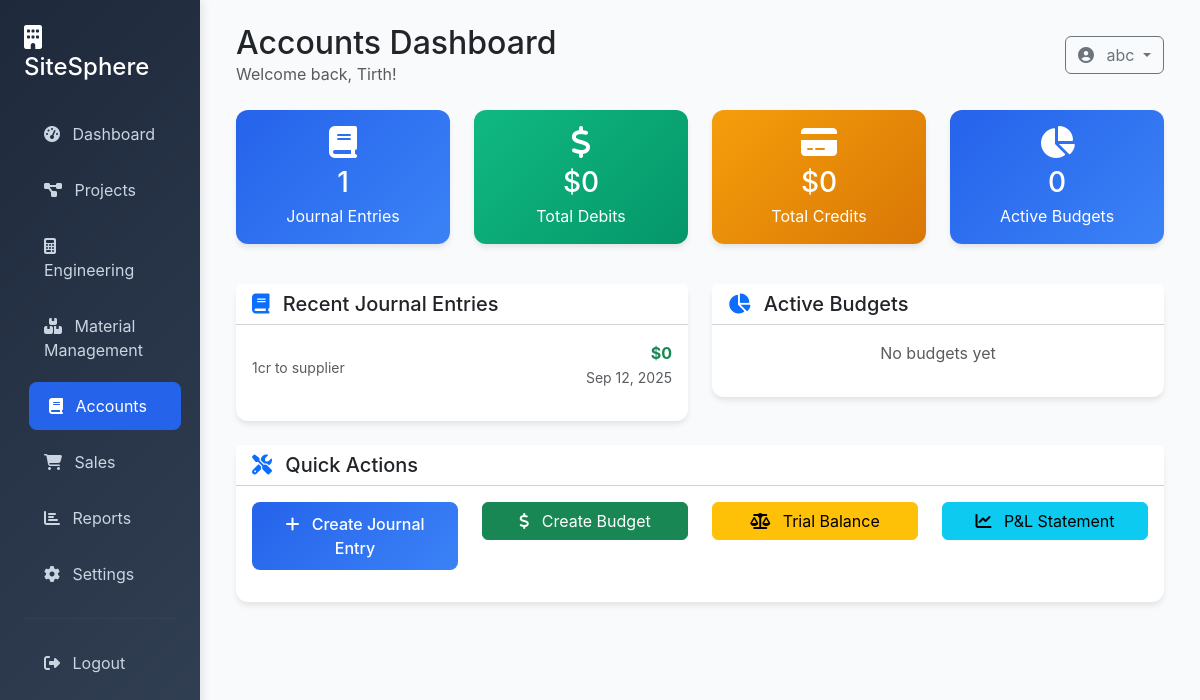
/accounts/ (signed in), run on the app's committed database.
### accounts/models.py (models this page shows, shortened)
class JournalEntry(models.Model):
    entry_number = models.CharField(max_length=100, unique=True)
    entry_date = models.DateField()
    reference = models.CharField(max_length=255, blank=True)
    description = models.TextField()
    total_debit = models.DecimalField(max_digits=15, decimal_places=2, default=0)
    total_credit = models.DecimalField(max_digits=15, decimal_places=2, default=0)
    project = models.ForeignKey(Project, on_delete=models.CASCADE, null=True, blank=True)
    created_by = models.ForeignKey(User, on_delete=models.CASCADE)
    created_at = models.DateTimeField(auto_now_add=True)
    is_posted = models.BooleanField(default=False)

### accounts/views.py (the view)
# urls.py: path('', views.dashboard, name='dashboard'),
@login_required
def dashboard(request):
    projects = Project.objects.filter(created_by=request.user)
    recent_entries = JournalEntry.objects.filter(created_by=request.user).order_by('-created_at')[:5]
    budgets = Budget.objects.filter(approved_by=request.user)
    total_debit = JournalEntry.objects.filter(created_by=request.user).aggregate(Sum('total_debit'))['total_debit__sum'] or 0
    total_credit = JournalEntry.objects.filter(created_by=request.user).aggregate(Sum('total_credit'))['total_credit__sum'] or 0
    context = {
        'projects': projects,
        'recent_entries': recent_entries,
        'budgets': budgets,
        'total_debit': total_debit,
        'total_credit': total_credit,
    }
    return render(request, 'accounts/dashboard.html', context)

### templates/accounts/dashboard.html (shortened to what this page needs)
{% extends 'base.html' %}
{% block page_title %}Accounts Dashboard{% endblock %}
{% block content %}
<div class="row mb-4">
    <div class="col-md-3 mb-3">
        <div class="card stat-card">
            <div class="card-body text-center">
                <i class="fas fa-book fa-2x mb-2"></i>
                <h3 class="mb-1">{{ recent_entries.count }}</h3>
                <p class="mb-0">Journal Entries</p>
            </div>
        </div>
    </div>
    <div class="col-md-3 mb-3">
        <div class="card stat-card success">
            <div class="card-body text-center">
                <i class="fas fa-dollar-sign fa-2x mb-2"></i>
                <h3 class="mb-1">${{ total_debit|floatformat:0 }}</h3>
                <p class="mb-0">Total Debits</p>
            </div>
        </div>
    </div>
    <div class="col-md-3 mb-3">
        <div class="card stat-card warning">
            <div class="card-body text-center">
                <i class="fas fa-credit-card fa-2x mb-2"></i>
                <h3 class="mb-1">${{ total_credit|floatformat:0 }}</h3>
                <p class="mb-0">Total Credits</p>
            </div>
        </div>
    </div>
    <div class="col-md-3 mb-3">
        <div class="card stat-card">
            <div class="card-body text-center">
                <i class="fas fa-chart-pie fa-2x mb-2"></i>
                <h3 class="mb-1">{{ budgets.count }}</h3>
                <p class="mb-0">Active Budgets</p>
            </div>
        </div>
    </div>
</div>
<div class="row">
    <div class="col-md-6 mb-4">
        <div class="card">
            <div class="card-header bg-white">
                <h5 class="mb-0">
                    <i class="fas fa-book me-2 text-primary"></i>
                    Recent Journal Entries
                </h5>
            </div>
            <div class="card-body">
                {% if recent_entries %}
                    {% for entry in recent_entries %}
                    <div class="d-flex justify-content-between align-items-center mb-3">
                        <div>
                            <small class="text-muted">{{ entry.description|truncatechars:50 }}</small>
                        </div>
                        <div class="text-end">
                            <div class="fw-bold text-success">${{ entry.total_debit|floatformat:0 }}</div>
                            <small class="text-muted">{{ entry.entry_date|date:"M d, Y" }}</small>
                        </div>
                    </div>
                    {% endfor %}
                {% else %}
                <p class="text-muted text-center">No journal entries yet</p>
                {% endif %}
            </div>
        </div>
    </div>
    <div class="col-md-6 mb-4">
        <div class="card">
            <div class="card-header bg-white">
                <h5 class="mb-0">
                    <i class="fas fa-chart-pie me-2 text-primary"></i>
                    Active Budgets
                </h5>
            </div>
            <div class="card-body">
                {% if budgets %}
                    {% for budget in budgets|slice:":5" %}
                    <div class="d-flex justify-content-between align-items-center mb-3">
                        <div>
                            <h6 class="mb-1">{{ budget.name }}</h6>
                            <small class="text-muted">{{ budget.project.name }} - {{ budget.financial_year }}</small>
                        </div>
                        <div class="text-end">
                            <div class="fw-bold text-success">${{ budget.total_budget|floatformat:0 }}</div>
                        </div>
                    </div>
                    {% endfor %}
                {% else %}
                <p class="text-muted text-center">No budgets yet</p>
                {% endif %}
            </div>
        </div>
    </div>
</div>
<div class="row">
    <div class="col-12">
        <div class="card">
            <div class="card-header bg-white">
                <h5 class="mb-0">
                    <i class="fas fa-tools me-2 text-primary"></i>
                    Quick Actions
                </h5>
            </div>
            <div class="card-body">
                <div class="row">
                    <div class="col-md-3 mb-3">
                        <a href="{% url 'accounts:journal_entry_create' %}" class="btn btn-primary w-100">
                            <i class="fas fa-plus me-2"></i>
                            Create Journal Entry
                        </a>
                    </div>
                    <div class="col-md-3 mb-3">
                        <a href="{% url 'accounts:budget_create' %}" class="btn btn-success w-100">
                            <i class="fas fa-dollar-sign me-2"></i>
                            Create Budget
                        </a>
                    </div>
                    <div class="col-md-3 mb-3">
                        <a href="{% url 'accounts:trial_balance' %}" class="btn btn-warning w-100">
                            <i class="fas fa-balance-scale me-2"></i>
                            Trial Balance
                        </a>
                    </div>
                    <div class="col-md-3 mb-3">
                        <a href="{% url 'accounts:profit_loss' %}" class="btn btn-info w-100">
                            <i class="fas fa-chart-line me-2"></i>
                            P&L Statement
                        </a>
                    </div>
                </div>
            </div>
        </div>
    </div>
</div>
{% endblock %}

### templates/base.html (shortened to what this page needs)
<!DOCTYPE html>
<html lang="en">
<head>
    <link href="https://cdn.jsdelivr.net/npm/bootstrap@5.3.0/dist/css/bootstrap.min.css" rel="stylesheet">
    <link href="https://cdnjs.cloudflare.com/ajax/libs/font-awesome/6.4.0/css/all.min.css" rel="stylesheet">
</head>
<body>
    {% if user.is_authenticated %}
    <div class="container-fluid">
        <div class="row">
            <div class="col-md-3 col-lg-2 px-0">
                <div class="sidebar">
                    <div class="p-4">
                        <h4 class="text-white mb-4">
                            <i class="fas fa-building me-2"></i>
                            SiteSphere
                        </h4>
                        <nav class="nav flex-column">
                            <a class="nav-link {% if request.resolver_match.url_name == 'home' %}active{% endif %}" href="{% url 'dashboard:home' %}">
                                <i class="fas fa-tachometer-alt me-2"></i>
                                Dashboard
                            </a>
                            <a class="nav-link {% if request.resolver_match.url_name == 'project_selection' %}active{% endif %}" href="{% url 'dashboard:project_selection' %}">
                                <i class="fas fa-project-diagram me-2"></i>
                                Projects
                            </a>
                            <a class="nav-link {% if 'engineering' in request.resolver_match.namespace %}active{% endif %}" href="{% url 'engineering:dashboard' %}">
                                <i class="fas fa-calculator me-2"></i>
                                Engineering
                            </a>
                            <a class="nav-link {% if 'material_management' in request.resolver_match.namespace %}active{% endif %}" href="{% url 'material_management:dashboard' %}">
                                <i class="fas fa-boxes me-2"></i>
                                Material Management
                            </a>
                            <a class="nav-link {% if 'accounts' in request.resolver_match.namespace %}active{% endif %}" href="{% url 'accounts:dashboard' %}">
                                <i class="fas fa-book me-2"></i>
                                Accounts
                            </a>
                            <a class="nav-link {% if 'sales' in request.resolver_match.namespace %}active{% endif %}" href="{% url 'sales:dashboard' %}">
                                <i class="fas fa-shopping-cart me-2"></i>
                                Sales
                            </a>
                            <a class="nav-link" href="#">
                                <i class="fas fa-chart-bar me-2"></i>
                                Reports
                            </a>
                            <a class="nav-link" href="#">
                                <i class="fas fa-cog me-2"></i>
                                Settings
                            </a>
                            <hr class="my-3" style="border-color: #475569;">
                            <a class="nav-link" href="{% url 'authentication:logout' %}">
                                <i class="fas fa-sign-out-alt me-2"></i>
                                Logout
                            </a>
                        </nav>
                    </div>
                </div>
            </div>
            <div class="col-md-9 col-lg-10">
                <div class="p-4">
                    <div class="d-flex justify-content-between align-items-center mb-4">
                        <div>
                            <h2 class="mb-0">{% block page_title %}Dashboard{% endblock %}</h2>
                            <p class="text-muted mb-0">Welcome back, {{ user.first_name|default:user.username }}!</p>
                        </div>
                        <div class="d-flex align-items-center">
                            <div class="dropdown">
                                <button class="btn btn-outline-secondary dropdown-toggle" type="button" data-bs-toggle="dropdown">
                                    <i class="fas fa-user-circle me-2"></i>
                                    {{ user.username }}
                                </button>
                            </div>
                        </div>
                    </div>
                    {% block content %}{% endblock %}
                </div>
            </div>
        </div>
    </div>
    {% else %}
    {% block auth_content %}{% endblock %}
    {% endif %}
</body>
</html>

### templates/base.html (style rules this page uses)
:root { --primary-color: #2563eb; --secondary-color: #64748b; --success-color: #10b981; --warning-color: #f59e0b; --danger-color: #ef4444; --dark-color: #1e293b; --light-color: #f8fafc; }
body { background-color: var(--light-color); font-family: 'Inter', -apple-system, BlinkMacSystemFont, sans-serif; }
.sidebar { background: linear-gradient(135deg, var(--dark-color) 0%, #334155 100%); min-height: 100vh; box-shadow: 2px 0 10px rgba(0,0,0,0.1); }
.sidebar .nav-link { color: #cbd5e1; padding: 12px 20px; margin: 4px 0; border-radius: 8px; transition: all 0.3s ease; }
.sidebar .nav-link:hover, .sidebar .nav-link.active { background-color: var(--primary-color); color: white; transform: translateX(5px); }
.card { border: none; border-radius: 12px; box-shadow: 0 4px 6px -1px rgba(0, 0, 0, 0.1); transition: transform 0.2s ease, box-shadow 0.2s ease; }
.stat-card { background: linear-gradient(135deg, var(--primary-color) 0%, #3b82f6 100%); color: white; }
.stat-card.success { background: linear-gradient(135deg, var(--success-color) 0%, #059669 100%); }
.stat-card.warning { background: linear-gradient(135deg, var(--warning-color) 0%, #d97706 100%); }
.btn-primary { background: linear-gradient(135deg, var(--primary-color) 0%, #3b82f6 100%); border: none; border-radius: 8px; padding: 10px 20px; font-weight: 500; transition: all 0.3s ease; }

### data on the page
JournalEntry: description "1cr to supplier", total_debit "0", entry_date "Sep 12, 2025"

### other printed values
{{ user.first_name|default:user.username }} "Tirth"
{{ user.username }} "abc"
{{ recent_entries.count }} "1"
{{ total_debit|floatformat:0 }} "0"
{{ total_credit|floatformat:0 }} "0"
{{ budgets.count }} "0"
